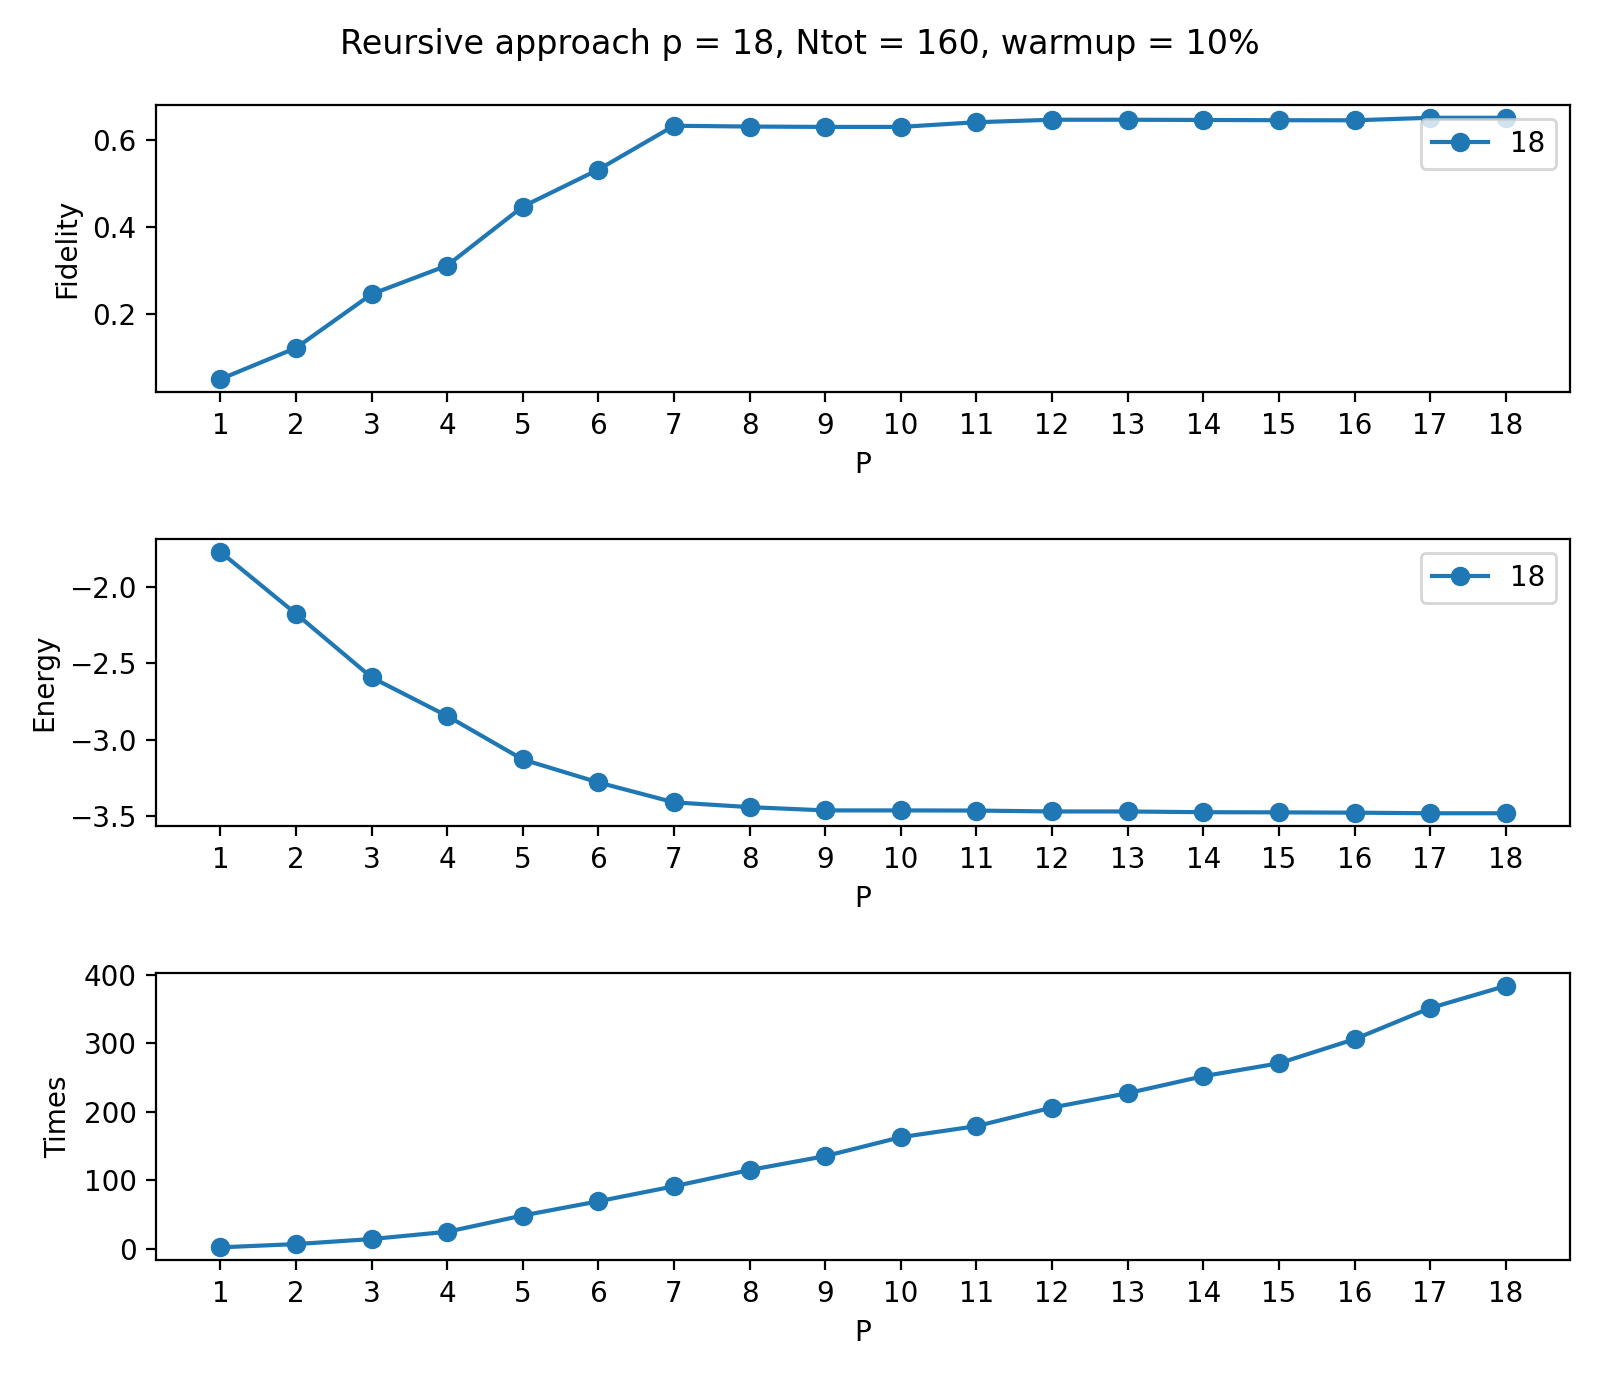

Source code (Python):
import numpy as np
import matplotlib.pyplot as plt
import pandas as pd
import pickle

#depths = [1,2,3,4]
depths = np.arange(1, 19, 1)
Nwarmup= 10
Ntot = 160

fidelities = np.zeros(len(depths))
energies = np.zeros(len(depths))
times = np.zeros(len(depths))


for i, depth in enumerate(depths):
		Nbayes = Ntot - Nwarmup
		A = np.loadtxt('p={}_punti={}_warmup={}_train={}.dat'.format(depth, Ntot, Nwarmup, Nbayes))
	
		energies[i] = A[-1, -11]
		fidelities[i] =  A[-1, -10]
		times[i] = np.sum(A[:-1, -1])/60

x = depths

fig, axis = plt.subplots(3, figsize = (8, 6))
axis[0].plot(x, fidelities, 'o-', label = str(depths[i]))
axis[0].set_ylabel('Fidelity')
axis[0].set_xlabel('P')
axis[0].set_xticklabels(x)
axis[0].set_xticks(x)

axis[1].plot(x, energies,  'o-',  label = str(depths[i]))
axis[1].set_ylabel('Energy')
axis[1].set_xlabel('P')
axis[1].set_xticklabels(x)
axis[1].set_xticks(x)

axis[2].plot(x, times,  'o-',  label = str(depths[i]))
axis[2].set_ylabel('Times')
axis[2].set_xlabel('P')
axis[2].set_xticklabels(x)
axis[2].set_xticks(x)
    
    

axis[0].legend()
axis[1].legend()
plt.suptitle('Reursive approach p = {}, Ntot = {}, warmup = {}%'.format(depth, Ntot, Nwarmup))
plt.tight_layout()
plt.show()
